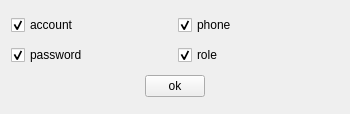
<?xml version="1.0" encoding="UTF-8"?>
<ui version="4.0">
 <class>ExportDataView</class>
 <widget class="QWidget" name="ExportDataView">
  <property name="geometry">
   <rect>
    <x>0</x>
    <y>0</y>
    <width>350</width>
    <height>114</height>
   </rect>
  </property>
  <property name="windowTitle">
   <string>ExportDataView</string>
  </property>
  <layout class="QVBoxLayout" name="verticalLayout">
   <item>
    <layout class="QHBoxLayout" name="horizontalLayout">
     <item>
      <widget class="QCheckBox" name="checkBox_account">
       <property name="text">
        <string>account</string>
       </property>
       <property name="checked">
        <bool>true</bool>
       </property>
      </widget>
     </item>
     <item>
      <widget class="QCheckBox" name="checkBox_phone">
       <property name="text">
        <string>phone</string>
       </property>
       <property name="checked">
        <bool>true</bool>
       </property>
      </widget>
     </item>
    </layout>
   </item>
   <item>
    <layout class="QHBoxLayout" name="horizontalLayout_2">
     <item>
      <widget class="QCheckBox" name="checkBox_pwd">
       <property name="text">
        <string>password</string>
       </property>
       <property name="checked">
        <bool>true</bool>
       </property>
      </widget>
     </item>
     <item>
      <widget class="QCheckBox" name="checkBox_role">
       <property name="text">
        <string>role</string>
       </property>
       <property name="checked">
        <bool>true</bool>
       </property>
      </widget>
     </item>
    </layout>
   </item>
   <item alignment="Qt::AlignHCenter">
    <widget class="QPushButton" name="btn_ok">
     <property name="minimumSize">
      <size>
       <width>60</width>
       <height>0</height>
      </size>
     </property>
     <property name="maximumSize">
      <size>
       <width>60</width>
       <height>16777215</height>
      </size>
     </property>
     <property name="text">
      <string>ok</string>
     </property>
    </widget>
   </item>
  </layout>
 </widget>
 <layoutdefault spacing="6" margin="11"/>
 <resources/>
 <connections/>
</ui>
